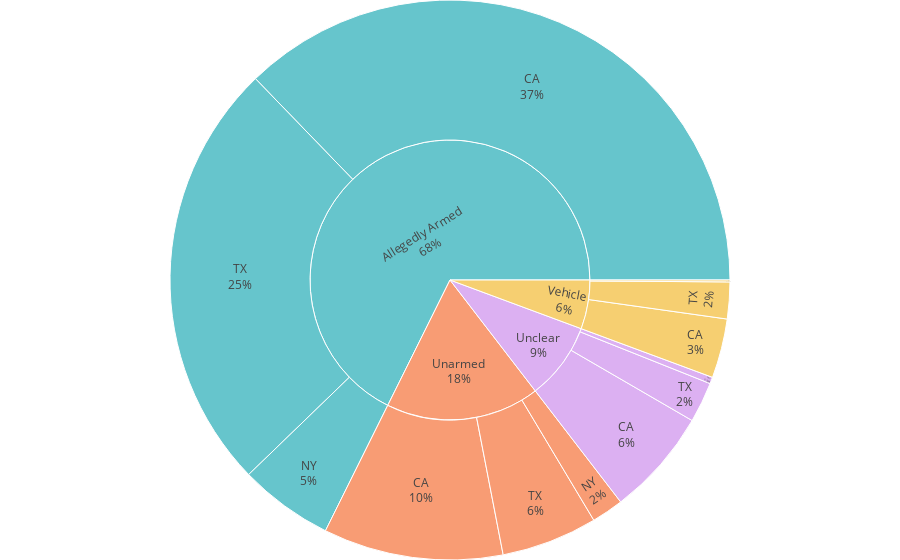

Notebook code for this chart:
### Markdown cell above
## Limit number of slices at a time

### Code cell
df = clean(df_orig)

fig = px.sunburst(
    data_frame=df,
    path=["Unarmed", 'State', "Victim's race", "Victim's gender"],  # Root, branches, leaves
    color="Unarmed",
    color_discrete_sequence=px.colors.qualitative.Pastel,
    maxdepth=2,                        # set the sectors rendered. -1 will render all levels in the hierarchy
    # color="Victim's age",
    # color_continuous_scale=px.colors.sequential.BuGn,
    # range_color=[10,100],

    # branchvalues="total",               # or 'remainder'
    # hover_name="Unarmed",
    # # hover_data={'Unarmed': False},    # remove column name from tooltip  (Plotly version >= 4.8.0)
    # title="7-year Breakdown of Deaths by Police",
    # template='ggplot2',               # 'ggplot2', 'seaborn', 'simple_white', 'plotly',
    #                                   # 'plotly_white', 'plotly_dark', 'presentation',
    #                                   # 'xgridoff', 'ygridoff', 'gridon', 'none'
)

fig.update_traces(textinfo='label+percent entry')
fig.update_layout(margin=dict(t=0, l=0, r=0, b=0))

fig.show()

### Figure 1 — Plotly figure (JSON) as saved in the notebook; plotly's stock layout.template omitted (floating-point values rounded to 4 significant figures)
{"data": [{"branchvalues": "total", "customdata": [["Allegedly Armed"], ["Vehicle"], ["Unarmed"], ["Vehicle"], ["Unclear"], ["Allegedly Armed"], ["Vehicle"], ["Allegedly Armed"], ["Unclear"], ["Unarmed"], ["Allegedly Armed"], ["Vehicle"], ["Unclear"], ["Unarmed"], ["Unclear"], ["Unarmed"], ["Unclear"], ["Unclear"], ["Unarmed"], ["Allegedly Armed"], ["Allegedly Armed"], ["Unarmed"], ["Unclear"], ["Unarmed"], ["Unarmed"], ["Allegedly Armed"], ["Unclear"], ["Unarmed"], ["Vehicle"], ["Unarmed"], ["Vehicle"], ["Unclear"], ["Unarmed"], ["Vehicle"], ["Allegedly Armed"], ["Unclear"], ["Unarmed"], ["Vehicle"], ["Unclear"], ["Unarmed"], ["Allegedly Armed"], ["Vehicle"], ["Unclear"], ["Unarmed"], ["Allegedly Armed"], ["Unclear"], ["Vehicle"], ["Vehicle"], ["Unclear"], ["Unarmed"], ["Unarmed"], ["Allegedly Armed"], ["Vehicle"], ["Unarmed"], ["Allegedly Armed"], ["Allegedly Armed"], ["Allegedly Armed"], ["Unarmed"], ["Allegedly Armed"], ["Allegedly Armed"], ["Unarmed"], ["Vehicle"], ["Unarmed"], ["Vehicle"], ["Allegedly Armed"], ["Unclear"], ["Unarmed"], ["Unarmed"], ["Unclear"], ["Vehicle"], ["Vehicle"], ["Allegedly Armed"], ["Allegedly Armed"], ["Vehicle"], ["Allegedly Armed"], ["Allegedly Armed"], ["Unarmed"], ["Allegedly Armed"], ["Unclear"], ["Vehicle"], ["Vehicle"], ["Allegedly Armed"], ["Unclear"], ["Unarmed"], ["Unclear"], ["Vehicle"], ["Unclear"], ["Vehicle"], ["Vehicle"], ["Unclear"], ["Allegedly Armed"], ["Allegedly Armed"], ["Allegedly Armed"], ["Unarmed"], ["Vehicle"], ["Unarmed"], ["Allegedly Armed"], ["Allegedly Armed"], ["Unarmed"], ["Vehicle"], ["Unarmed"], ["Unclear"], ["Unarmed"], ["Unarmed"], ["Unclear"], ["Allegedly Armed"], ["Unclear"], ["Allegedly Armed"], ["Unarmed"], ["Vehicle"], ["Allegedly Armed"], ["Allegedly Armed"], ["Unarmed"], ["Allegedly Armed"], ["Unarmed"], ["Unarmed"], ["Allegedly Armed"], ["Allegedly Armed"], ["Vehicle"], ["Allegedly Armed"], ["Vehicle"], ["Unclear"], ["Unclear"], ["Allegedly Armed"], ["Allegedly Armed"]], "domain": {"x": [0, 1], "y": [0, 1]}, "hovertemplate": "labels=%{label}<br>count=%{value}<br>parent=%{parent}<br>id=%{id}<br>Unarmed=%{customdata[0]}<extra></extra>", "ids": ["Allegedly Armed/CA/Asian/Female", "Vehicle/NY/Black", "Unarmed/NY/Black", "Vehicle/CA/Black", "Unclear/CA/Black", "Allegedly Armed/CA/Black", "Vehicle/TX/Asian", "Allegedly Armed/NY/Asian", "Unclear/CA/Asian", "Unarmed/CA/Asian", "Allegedly Armed/CA/Asian", "Vehicle/TX/White/Male", "Unclear/TX/White/Male", "Unarmed/NY/White/Male", "Unclear/CA/White/Male", "Unarmed/CA/White/Male", "Unclear/TX/Hispanic/Male", "Unclear/NY/Hispanic/Male", "Unarmed/NY/Hispanic/Male", "Allegedly Armed/NY/Hispanic/Male", "Allegedly Armed/TX/Black", "Unarmed/TX/Black", "Unclear/CA/Hispanic", "Unarmed/NY/Hispanic", "Unarmed", "Allegedly Armed", "Unclear/TX", "Unarmed/TX", "Vehicle/NY", "Unarmed/NY", "Vehicle/CA", "Unclear/CA", "Unarmed/CA", "Vehicle/CA/Hispanic/Male", "Allegedly Armed/CA", "Unclear/NY/White", "Unarmed/NY/White", "Vehicle/CA/White", "Unclear/CA/White", "Unarmed/CA/White", "Allegedly Armed/CA/White", "Vehicle/TX/Hispanic", "Unclear/TX/Hispanic", "Unarmed/TX/Hispanic", "Allegedly Armed/TX/White", "Unclear/CA/Hispanic/Male", "Vehicle", "Vehicle/CA/Black/Male", "Unclear/CA/White/Female", "Unarmed/CA/White/Female", "Unarmed/CA/Black/Male", "Allegedly Armed/CA/White/Female", "Vehicle/TX/Hispanic/Female", "Unarmed/TX/Hispanic/Female", "Allegedly Armed/CA/Asian/Male", "Allegedly Armed/NY/Black/Male", "Allegedly Armed/TX/Hispanic/Female", "Unarmed/NY/Hispanic/Female", "Allegedly Armed/TX/White/Female", "Allegedly Armed/NY/White/Female", "Unarmed/NY/Black/Male", "Vehicle/CA/Asian/Male", "Unarmed/TX/Black/Female", "Vehicle/NY/Black/Male", "Allegedly Armed/TX/Black/Female", "Unclear/CA/Asian/Male", "Unarmed/TX/White/Female", "Unarmed/CA/Black/Female", "Unclear/TX/Black/Male", "Vehicle/TX/Black/Male", "Vehicle/CA/Hispanic/Female", "Allegedly Armed/NY/Asian/Male", "Allegedly Armed/NY/Hispanic", "Vehicle/TX/Black", "Allegedly Armed/CA/Hispanic/Male", "Allegedly Armed/TX/Hispanic", "Unarmed/TX/White", "Allegedly Armed/CA/Hispanic/Female", "Unclear/NY", "Vehicle/CA/Black/Female", "Vehicle/TX", "Allegedly Armed/CA/Black/Female", "Unclear/NY/Hispanic", "Unarmed/CA/Hispanic/Male", "Unclear/TX/Black", "Vehicle/TX/White/Female", "Unclear/TX/White/Female", "Vehicle/CA/Asian", "Vehicle/CA/White/Male", "Unclear/NY/Black/Male", "Allegedly Armed/TX/Black/Unknown", "Allegedly Armed/CA/White/Male", "Allegedly Armed/TX/Asian/Male", "Unarmed/CA/Asian/Male", "Vehicle/TX/Hispanic/Male", "Unarmed/TX/Hispanic/Transgender", "Allegedly Armed/TX", "Allegedly Armed/TX/Black/Male", "Unarmed/CA/Hispanic/Female", "Vehicle/TX/White", "Unarmed/TX/Hispanic/Male", "Unclear", "Unarmed/TX/Black/Male", "Unarmed/TX/White/Male", "Unclear/CA/Black/Male", "Allegedly Armed/CA/Black/Male", "Unclear/NY/Black", "Allegedly Armed/CA/Hispanic", "Unarmed/NY/White/Female", "Vehicle/CA/Hispanic", "Allegedly Armed/NY/Black", "Allegedly Armed/TX/Hispanic/Male", "Unarmed/CA/Hispanic", "Allegedly Armed/NY/Black/Female", "Unarmed/NY/Black/Female", "Unarmed/CA/Black", "Allegedly Armed/NY", "Allegedly Armed/TX/Asian", "Vehicle/TX/Asian/Male", "Allegedly Armed/NY/White/Male", "Vehicle/CA/White/Female", "Unclear/TX/White", "Unclear/NY/White/Male", "Allegedly Armed/NY/White", "Allegedly Armed/TX/White/Male"], "labels": ["Female", "Black", "Black", "Black", "Black", "Black", "Asian", "Asian", "Asian", "Asian", "Asian", "Male", "Male", "Male", "Male", "Male", "Male", "Male", "Male", "Male", "Black", "Black", "Hispanic", "Hispanic", "Unarmed", "Allegedly Armed", "TX", "TX", "NY", "NY", "CA", "CA", "CA", "Male", "CA", "White", "White", "White", "White", "White", "White", "Hispanic", "Hispanic", "Hispanic", "White", "Male", "Vehicle", "Male", "Female", "Female", "Male", "Female", "Female", "Female", "Male", "Male", "Female", "Female", "Female", "Female", "Male", "Male", "Female", "Male", "Female", "Male", "Female", "Female", "Male", "Male", "Female", "Male", "Hispanic", "Black", "Male", "Hispanic", "White", "Female", "NY", "Female", "TX", "Female", "Hispanic", "Male", "Black", "Female", "Female", "Asian", "Male", "Male", "Unknown", "Male", "Male", "Male", "Male", "Transgender", "TX", "Male", "Female", "White", "Male", "Unclear", "Male", "Male", "Male", "Male", "Black", "Hispanic", "Female", "Hispanic", "Black", "Male", "Hispanic", "Female", "Female", "Black", "NY", "Asian", "Male", "Male", "Female", "White", "Male", "White", "Male"], "marker": {"colors": ["rgb(102, 197, 204)", "rgb(246, 207, 113)", "rgb(248, 156, 116)", "rgb(246, 207, 113)", "rgb(220, 176, 242)", "rgb(102, 197, 204)", "rgb(246, 207, 113)", "rgb(102, 197, 204)", "rgb(220, 176, 242)", "rgb(248, 156, 116)", "rgb(102, 197, 204)", "rgb(246, 207, 113)", "rgb(220, 176, 242)", "rgb(248, 156, 116)", "rgb(220, 176, 242)", "rgb(248, 156, 116)", "rgb(220, 176, 242)", "rgb(220, 176, 242)", "rgb(248, 156, 116)", "rgb(102, 197, 204)", "rgb(102, 197, 204)", "rgb(248, 156, 116)", "rgb(220, 176, 242)", "rgb(248, 156, 116)", "rgb(248, 156, 116)", "rgb(102, 197, 204)", "rgb(220, 176, 242)", "rgb(248, 156, 116)", "rgb(246, 207, 113)", "rgb(248, 156, 116)", "rgb(246, 207, 113)", "rgb(220, 176, 242)", "rgb(248, 156, 116)", "rgb(246, 207, 113)", "rgb(102, 197, 204)", "rgb(220, 176, 242)", "rgb(248, 156, 116)", "rgb(246, 207, 113)", "rgb(220, 176, 242)", "rgb(248, 156, 116)", "rgb(102, 197, 204)", "rgb(246, 207, 113)", "rgb(220, 176, 242)", "rgb(248, 156, 116)", "rgb(102, 197, 204)", "rgb(220, 176, 242)", "rgb(246, 207, 113)", "rgb(246, 207, 113)", "rgb(220, 176, 242)", "rgb(248, 156, 116)", "rgb(248, 156, 116)", "rgb(102, 197, 204)", "rgb(246, 207, 113)", "rgb(248, 156, 116)", "rgb(102, 197, 204)", "rgb(102, 197, 204)", "rgb(102, 197, 204)", "rgb(248, 156, 116)", "rgb(102, 197, 204)", "rgb(102, 197, 204)", "rgb(248, 156, 116)", "rgb(246, 207, 113)", "rgb(248, 156, 116)", "rgb(246, 207, 113)", "rgb(102, 197, 204)", "rgb(220, 176, 242)", "rgb(248, 156, 116)", "rgb(248, 156, 116)", "rgb(220, 176, 242)", "rgb(246, 207, 113)", "rgb(246, 207, 113)", "rgb(102, 197, 204)", "rgb(102, 197, 204)", "rgb(246, 207, 113)", "rgb(102, 197, 204)", "rgb(102, 197, 204)", "rgb(248, 156, 116)", "rgb(102, 197, 204)", "rgb(220, 176, 242)", "rgb(246, 207, 113)", "rgb(246, 207, 113)", "rgb(102, 197, 204)", "rgb(220, 176, 242)", "rgb(248, 156, 116)", "rgb(220, 176, 242)", "rgb(246, 207, 113)", "rgb(220, 176, 242)", "rgb(246, 207, 113)", "rgb(246, 207, 113)", "rgb(220, 176, 242)", "rgb(102, 197, 204)", "rgb(102, 197, 204)", "rgb(102, 197, 204)", "rgb(248, 156, 116)", "rgb(246, 207, 113)", "rgb(248, 156, 116)", "rgb(102, 197, 204)", "rgb(102, 197, 204)", "rgb(248, 156, 116)", "rgb(246, 207, 113)", "rgb(248, 156, 116)", "rgb(220, 176, 242)", "rgb(248, 156, 116)", "rgb(248, 156, 116)", "rgb(220, 176, 242)", "rgb(102, 197, 204)", "rgb(220, 176, 242)", "rgb(102, 197, 204)", "rgb(248, 156, 116)", "rgb(246, 207, 113)", "rgb(102, 197, 204)", "rgb(102, 197, 204)", "rgb(248, 156, 116)", "rgb(102, 197, 204)", "rgb(248, 156, 116)", "rgb(248, 156, 116)", "rgb(102, 197, 204)", "rgb(102, 197, 204)", "rgb(246, 207, 113)", "rgb(102, 197, 204)", "rgb(246, 207, 113)", "rgb(220, 176, 242)", "rgb(220, 176, 242)", "rgb(102, 197, 204)", "rgb(102, 197, 204)"]}, "maxdepth": 2, "name": "", "parents": ["Allegedly Armed/CA/Asian", "Vehicle/NY", "Unarmed/NY", "Vehicle/CA", "Unclear/CA", "Allegedly Armed/CA", "Vehicle/TX", "Allegedly Armed/NY", "Unclear/CA", "Unarmed/CA", "Allegedly Armed/CA", "Vehicle/TX/White", "Unclear/TX/White", "Unarmed/NY/White", "Unclear/CA/White", "Unarmed/CA/White", "Unclear/TX/Hispanic", "Unclear/NY/Hispanic", "Unarmed/NY/Hispanic", "Allegedly Armed/NY/Hispanic", "Allegedly Armed/TX", "Unarmed/TX", "Unclear/CA", "Unarmed/NY", "", "", "Unclear", "Unarmed", "Vehicle", "Unarmed", "Vehicle", "Unclear", "Unarmed", "Vehicle/CA/Hispanic", "Allegedly Armed", "Unclear/NY", "Unarmed/NY", "Vehicle/CA", "Unclear/CA", "Unarmed/CA", "Allegedly Armed/CA", "Vehicle/TX", "Unclear/TX", "Unarmed/TX", "Allegedly Armed/TX", "Unclear/CA/Hispanic", "", "Vehicle/CA/Black", "Unclear/CA/White", "Unarmed/CA/White", "Unarmed/CA/Black", "Allegedly Armed/CA/White", "Vehicle/TX/Hispanic", "Unarmed/TX/Hispanic", "Allegedly Armed/CA/Asian", "Allegedly Armed/NY/Black", "Allegedly Armed/TX/Hispanic", "Unarmed/NY/Hispanic", "Allegedly Armed/TX/White", "Allegedly Armed/NY/White", "Unarmed/NY/Black", "Vehicle/CA/Asian", "Unarmed/TX/Black", "Vehicle/NY/Black", "Allegedly Armed/TX/Black", "Unclear/CA/Asian", "Unarmed/TX/White", "Unarmed/CA/Black", "Unclear/TX/Black", "Vehicle/TX/Black", "Vehicle/CA/Hispanic", "Allegedly Armed/NY/Asian", "Allegedly Armed/NY", "Vehicle/TX", "Allegedly Armed/CA/Hispanic", "Allegedly Armed/TX", "Unarmed/TX", "Allegedly Armed/CA/Hispanic", "Unclear", "Vehicle/CA/Black", "Vehicle", "Allegedly Armed/CA/Black", "Unclear/NY", "Unarmed/CA/Hispanic", "Unclear/TX", "Vehicle/TX/White", "Unclear/TX/White", "Vehicle/CA", "Vehicle/CA/White", "Unclear/NY/Black", "Allegedly Armed/TX/Black", "Allegedly Armed/CA/White", "Allegedly Armed/TX/Asian", "Unarmed/CA/Asian", "Vehicle/TX/Hispanic", "Unarmed/TX/Hispanic", "Allegedly Armed", "Allegedly Armed/TX/Black", "Unarmed/CA/Hispanic", "Vehicle/TX", "Unarmed/TX/Hispanic", "", "Unarmed/TX/Black", "Unarmed/TX/White", "Unclear/CA/Black", "Allegedly Armed/CA/Black", "Unclear/NY", "Allegedly Armed/CA", "Unarmed/NY/White", "Vehicle/CA", "Allegedly Armed/NY", "Allegedly Armed/TX/Hispanic", "Unarmed/CA", "Allegedly Armed/NY/Black", "Unarmed/NY/Black", "Unarmed/CA", "Allegedly Armed", "Allegedly Armed/TX", "Vehicle/TX/Asian", "Allegedly Armed/NY/White", "Vehicle/CA/White", "Unclear/TX", "Unclear/NY/White", "Allegedly Armed/NY", "Allegedly Armed/TX/White"], "textinfo": "label+percent entry", "type": "sunburst", "values": [2, 2, 17, 12, 22, 112, 1, 1, 3, 5, 34, 12, 17, 9, 33, 49, 16, 1, 5, 11, 93, 40, 55, 6, 327, 1245, 43, 102, 2, 34, 63, 114, 191, 25, 685, 1, 11, 19, 34, 56, 224, 10, 16, 29, 194, 55, 104, 10, 1, 7, 39, 13, 1, 6, 32, 44, 2, 1, 18, 1, 16, 2, 4, 2, 4, 3, 7, 1, 9, 15, 5, 1, 11, 15, 306, 164, 33, 9, 7, 2, 39, 5, 1, 85, 9, 1, 1, 2, 14, 5, 1, 211, 9, 5, 9, 1, 460, 88, 5, 13, 22, 164, 36, 26, 22, 107, 5, 315, 2, 30, 47, 162, 90, 3, 1, 40, 100, 9, 1, 40, 5, 18, 1, 41, 176]}], "layout": {"legend": {"tracegroupgap": 0}, "margin": {"b": 0, "l": 0, "r": 0, "t": 0}, "sunburstcolorway": ["rgb(102, 197, 204)", "rgb(246, 207, 113)", "rgb(248, 156, 116)", "rgb(220, 176, 242)", "rgb(135, 197, 95)", "rgb(158, 185, 243)", "rgb(254, 136, 177)", "rgb(201, 219, 116)", "rgb(139, 224, 164)", "rgb(180, 151, 231)", "rgb(179, 179, 179)"]}}
